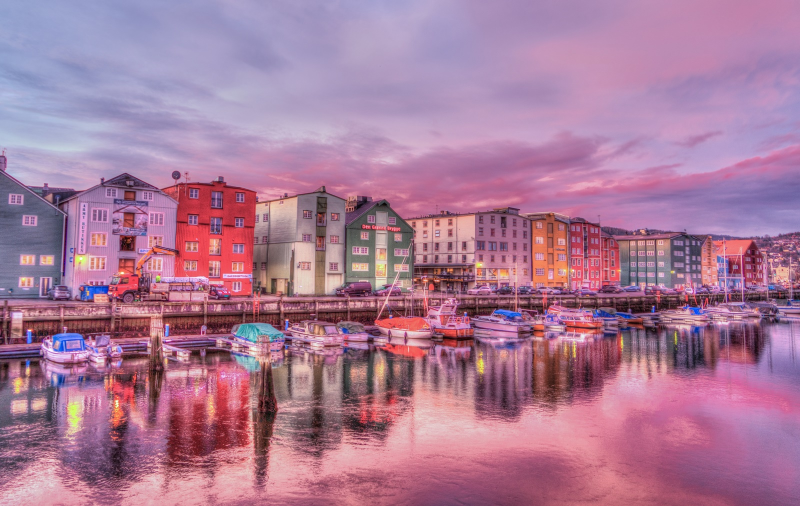
#> input picture test.jpg, 1600 x 1012 px (shown at 1/2 size)
$ python 1-7.py
#> lines starting #> are read from the running program, lines starting #| are printed output that depends on the picture
#以灰階的方式讀取並顯示圖形檔，並改變圖片的亮度
#本範例習題：試著改變VALUE的值，看看有什麼變化
import cv2
import numpy as np
import numpy.ma as ma

VALUE = 100
img = cv2.imread("test.jpg", cv2.IMREAD_GRAYSCALE)
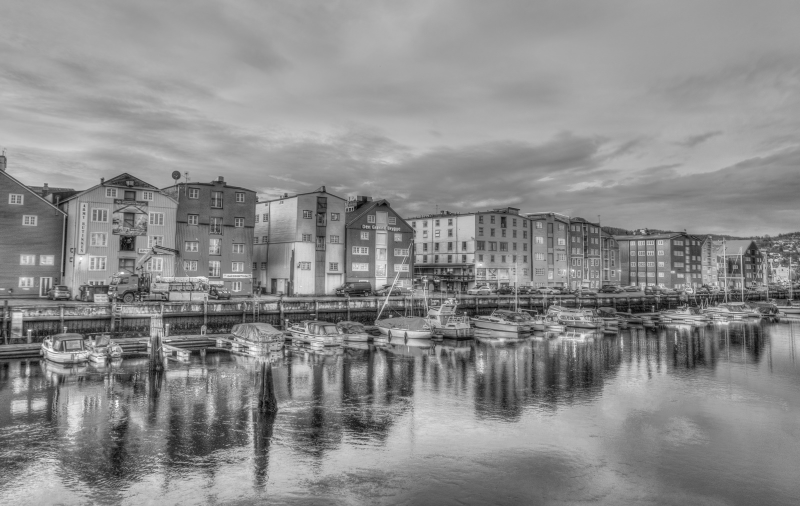
#> img: shape (1012, 1600) (shown at 1/2 size); min 0, max 255, mean 139.9
img = cv2.resize(img, (800,600))
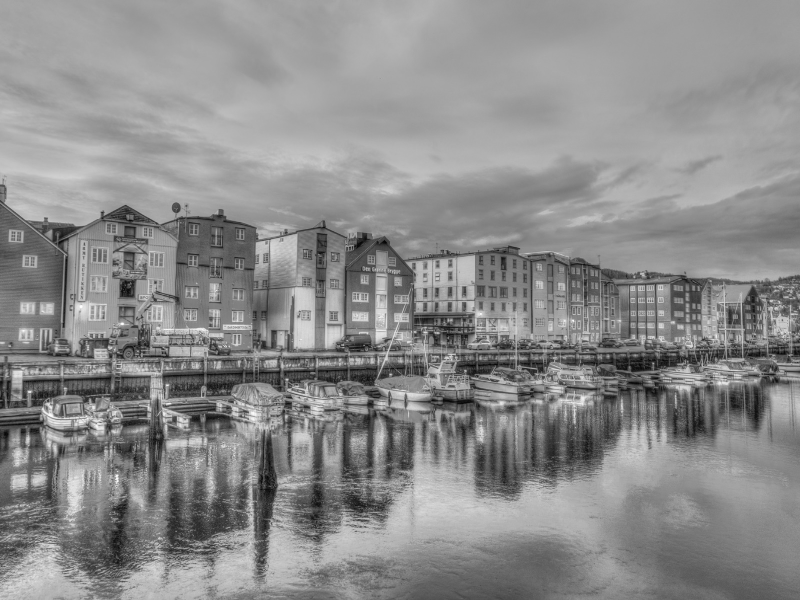
#> img: shape (600, 800); min 2, max 255, mean 139.8
cv2.imshow("Origin", img)
for y in range(img.shape[0]):
    for x in range(img.shape[1]):
        img[y][x] = img[y][x] + VALUE if img[y][x] + VALUE < 255 else 255
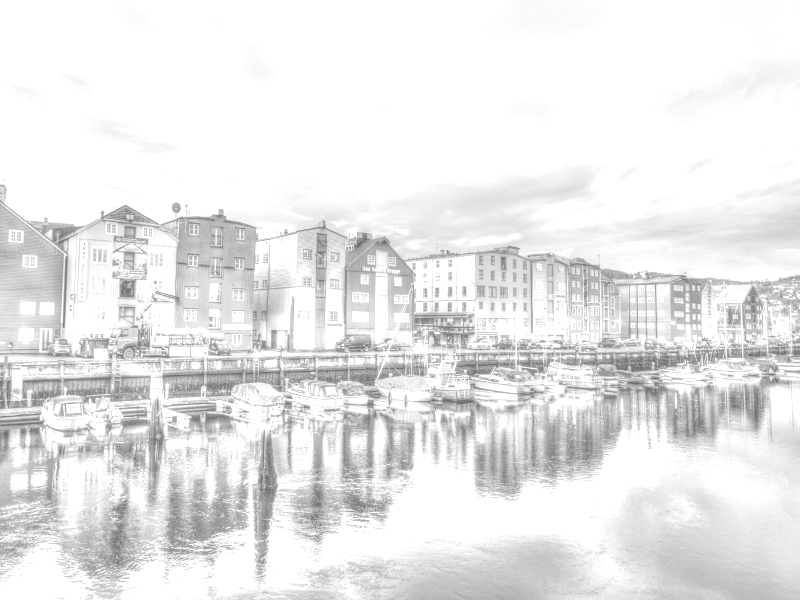
#> img: shape (600, 800); min 102, max 255, mean 232.8
cv2.imshow("Brighter", img)
cv2.waitKey(0)
cv2.destroyAllWindows()
